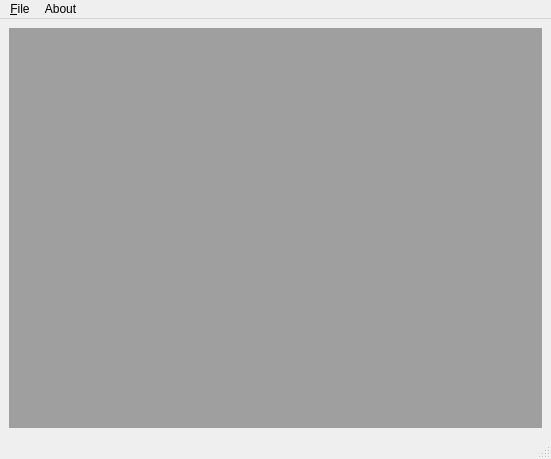
<?xml version="1.0" encoding="UTF-8"?>
<ui version="4.0">
 <class>MainWindow</class>
 <widget class="QMainWindow" name="MainWindow">
  <property name="windowTitle">
   <string>iCeDeROM</string>
  </property>
  <widget class="QWidget" name="centralwidget">
   <property name="cursor">
    <cursorShape>ArrowCursor</cursorShape>
   </property>
   <layout class="QVBoxLayout" name="verticalLayout">
    <item>
     <widget class="QMdiArea" name="mdiArea">
      <property name="cursor" stdset="0">
       <cursorShape>ArrowCursor</cursorShape>
      </property>
      <property name="autoFillBackground">
       <bool>true</bool>
      </property>
      <property name="verticalScrollBarPolicy">
       <enum>Qt::ScrollBarAsNeeded</enum>
      </property>
      <property name="horizontalScrollBarPolicy">
       <enum>Qt::ScrollBarAsNeeded</enum>
      </property>
      <property name="tabsMovable">
       <bool>true</bool>
      </property>
     </widget>
    </item>
   </layout>
  </widget>
  <widget class="QMenuBar" name="menubar">
   <property name="geometry">
    <rect>
     <x>0</x>
     <y>0</y>
     <width>853</width>
     <height>22</height>
    </rect>
   </property>
   <widget class="QMenu" name="menu_File">
    <property name="title">
     <string>&amp;File</string>
    </property>
   </widget>
   <widget class="QMenu" name="menuAbout">
    <property name="title">
     <string>About</string>
    </property>
   </widget>
   <addaction name="menu_File"/>
   <addaction name="menuAbout"/>
  </widget>
  <widget class="QStatusBar" name="statusbar"/>
 </widget>
 <resources/>
 <connections/>
</ui>
